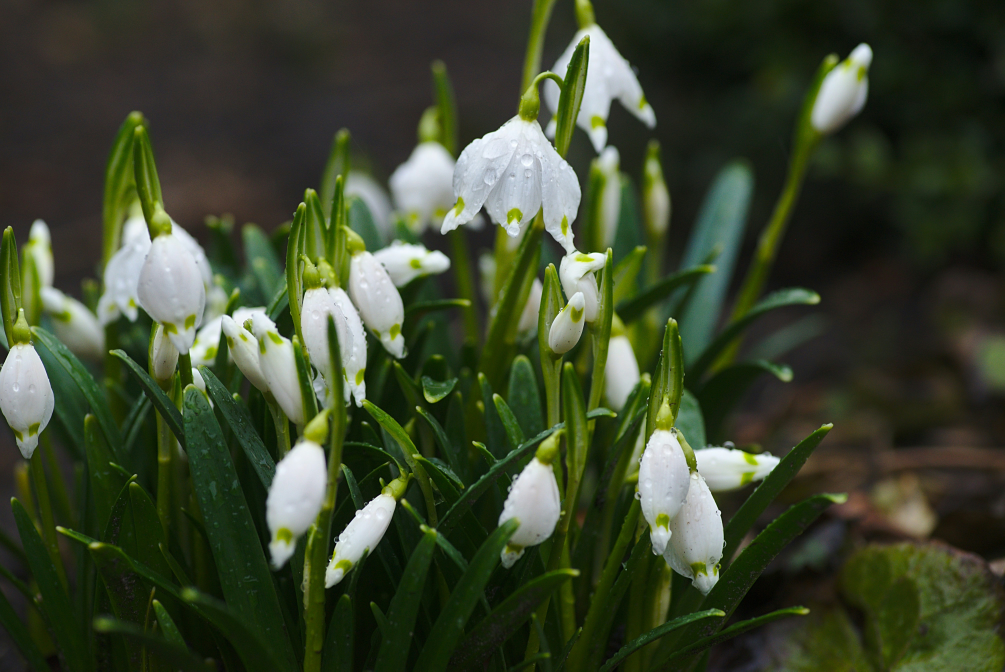
#> input picture assets/flowers.jpg, 6030 x 4028 px (shown at 1/6 size)
$ python fundamentalsandmanipulation.py
#> lines starting #> are read from the running program, lines starting #| are printed output that depends on the picture; after the words box and inside, x2 and y2 are one past the last pixel; in counts of white or black regions, pixels touching at a corner belong together
import cv2
import random

## loads the image in to a numpyArray, with BGR ##

img = cv2.imread('assets/flowers.jpg', -1)
#> img is the input picture: shape (4028, 6030, 3); mean B, G, R 46.1, 69.9, 60.4

## shows that img is a numpyArray ##

print(type(img))
#| <class 'numpy.ndarray'>

## prints the first line of the picture as an array ##

print(img[0])
#> (printed output is left out)

## prints the first line, from pixel 40 to 500 ##

print(img[0][40:500])
#> (printed output is left out)

## prints the first pixel in the first line ##

print(img[0][0])
#| [40 46 51]

## Takes the first 100 lines of picture and randomly gives it another value ##

""" for i in range(100):
    for j in range(img.shape[1]):
        img[i][j] = [random.randint(0, 255), random.randint(0, 255), random.randint(0, 255)]
 """

## Copy and paste a part of a image ##

tag = img[500:700, 600:900]
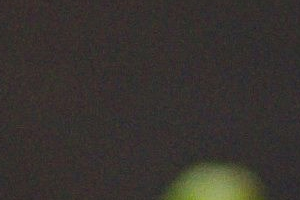
#> tag: shape (200, 300, 3); mean B, G, R 46.5, 50.8, 55.3
img[100:300, 650:950] = tag

cv2.imshow('image', img)
cv2.waitKey(0)
cv2.destroyAllWindows()

$ run again, with assets/soccer_practice.jpg copied over assets/flowers.jpg
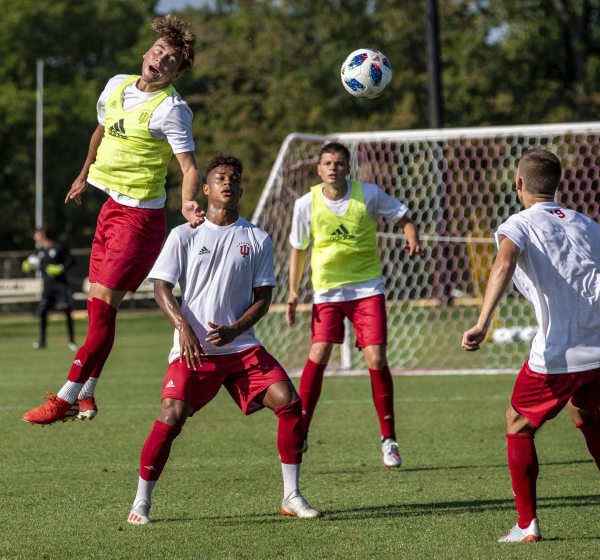
#> input picture assets/soccer_practice.jpg, 1200 x 1119 px (shown at 1/2 size)
#> img is the input picture: shape (1119, 1200, 3); mean B, G, R 70.9, 96, 102.6
#| <class 'numpy.ndarray'>
#> (printed output is left out)
#> (printed output is left out)
#| [ 53 103  93]
#> `tag = img[500:700, 600:900]`:
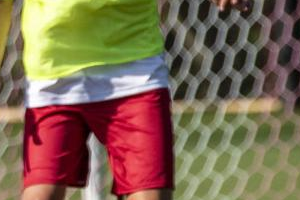
#> tag: shape (200, 300, 3); mean B, G, R 82.6, 104.8, 128.2
#> `img[100:300, 650:950] = tag`:
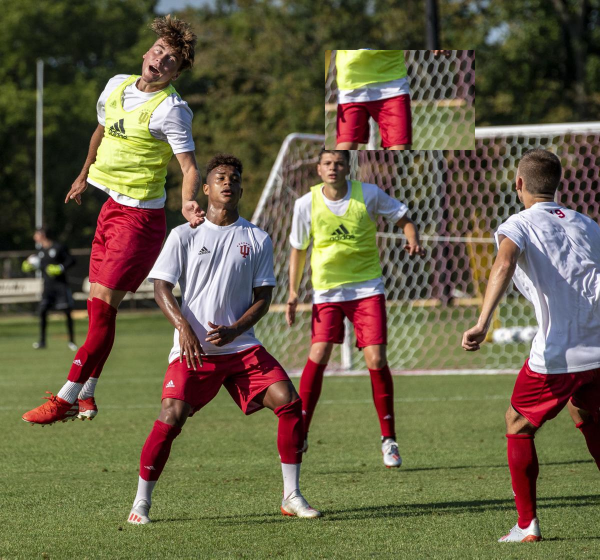
#> img: shape (1119, 1200, 3) (shown at 1/2 size); 4.47% of pixels changed, all inside (x1, y1, x2, y2) = (650, 100, 950, 300)
